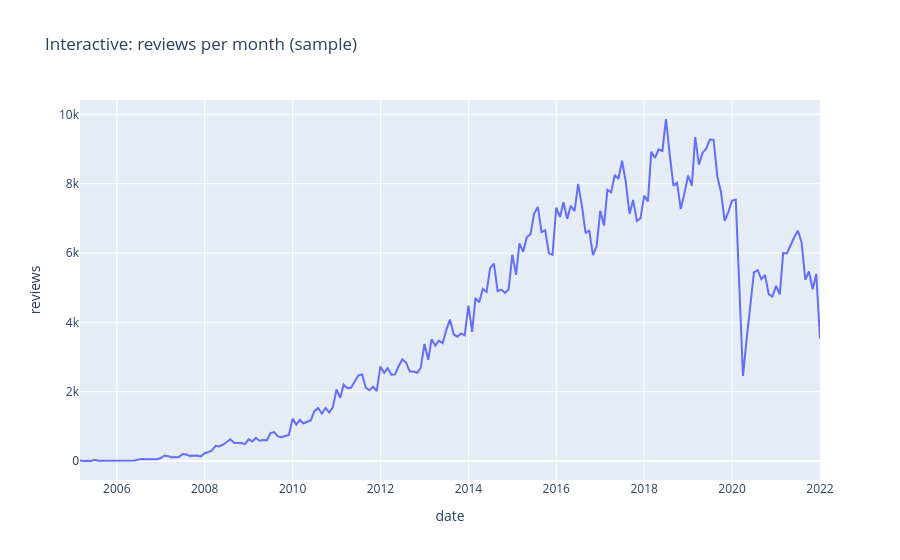

This figure's notebook cell:
### Code cell
import plotly.express as px
monthly = frame.groupby(['year', 'month']).size().reset_index(name='reviews')
monthly['date'] = pd.to_datetime(dict(year=monthly.year, month=monthly.month, day=1))
px.line(monthly.sort_values('date'), x='date', y='reviews', title='Interactive: reviews per month (sample)')

### Figure 1 — Plotly figure (JSON) as saved in the notebook; plotly's stock layout.template omitted (floating-point values rounded to 4 significant figures; data arrays with more than 128 entries replaced by an {"elided": "..."} marker saying what was removed)
{"data": [{"hovertemplate": "date=%{x}<br>reviews=%{y}<extra></extra>", "legendgroup": "", "line": {"color": "#636efa", "dash": "solid"}, "marker": {"symbol": "circle"}, "mode": "lines", "name": "", "orientation": "v", "showlegend": false, "type": "scatter", "x": {"elided": "203 str values"}, "xaxis": "x", "y": {"elided": "203 int values"}, "yaxis": "y"}], "layout": {"legend": {"tracegroupgap": 0}, "title": {"text": "Interactive: reviews per month (sample)"}, "xaxis": {"anchor": "y", "domain": [0.0, 1.0], "title": {"text": "date"}}, "yaxis": {"anchor": "x", "domain": [0.0, 1.0], "title": {"text": "reviews"}}}}
